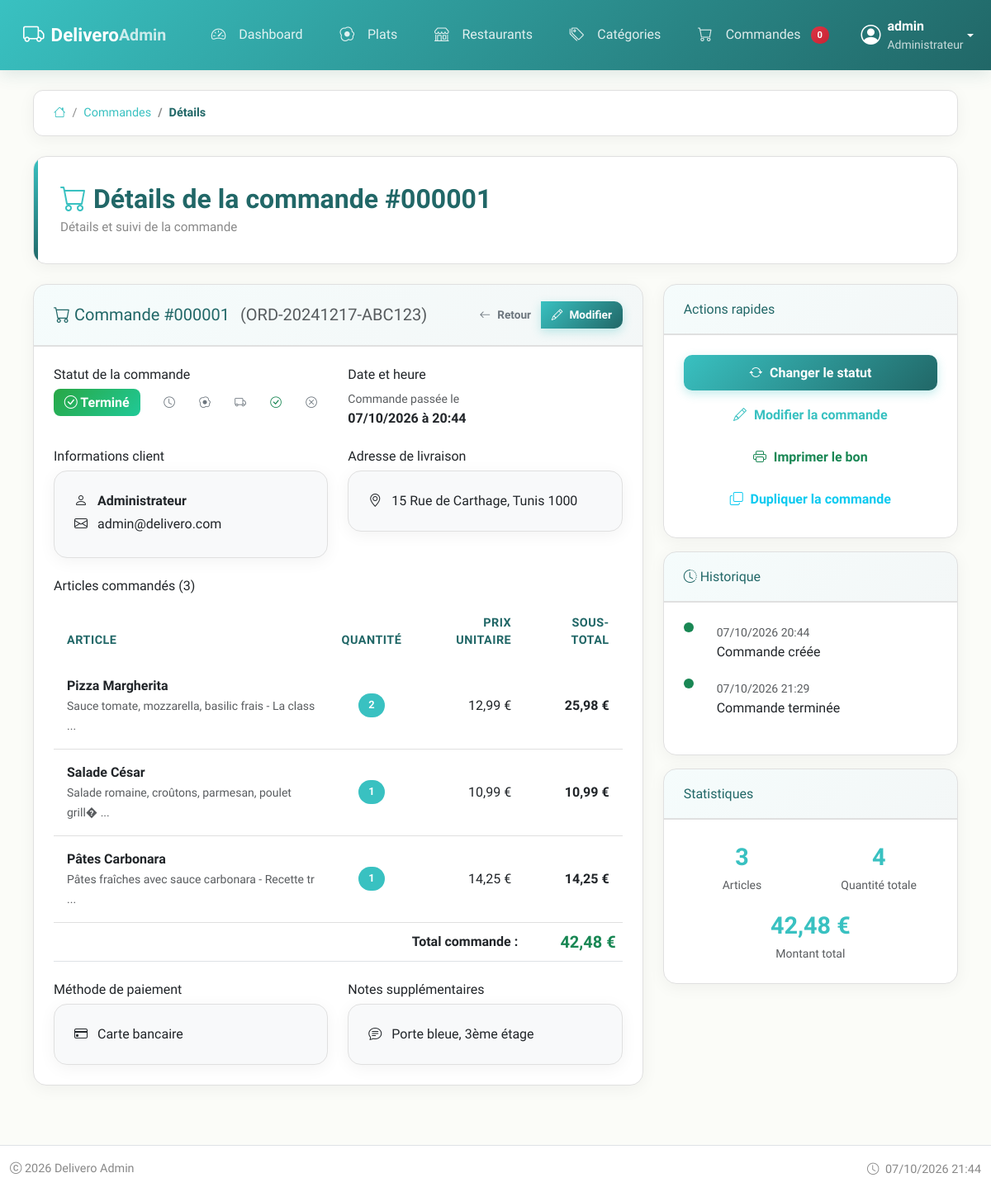
/admin/order_details.php?id=1 (signed in), run on the app's committed database.
### tables this page shows
CREATE TABLE IF NOT EXISTS orders (
    id INT AUTO_INCREMENT PRIMARY KEY,
    order_number VARCHAR(20) UNIQUE NOT NULL,
    user_id INT,
    total DECIMAL(10,2) NOT NULL,
    status ENUM('pending', 'preparing', 'delivering', 'completed', 'cancelled') DEFAULT 'pending',
    delivery_address TEXT,
    delivery_time TIME,
    payment_method VARCHAR(50),
    notes TEXT,
    created_at TIMESTAMP DEFAULT CURRENT_TIMESTAMP,
    updated_at TIMESTAMP DEFAULT CURRENT_TIMESTAMP ON UPDATE CURRENT_TIMESTAMP,
    FOREIGN KEY (user_id) REFERENCES users(id) ON DELETE SET NULL,
    INDEX idx_order_number (order_number),
    INDEX idx_status (status),
    INDEX idx_created (created_at)
);

CREATE TABLE IF NOT EXISTS users (
    id INT AUTO_INCREMENT PRIMARY KEY,
    username VARCHAR(50) UNIQUE NOT NULL,
    email VARCHAR(100) UNIQUE NOT NULL,
    password VARCHAR(255) NOT NULL,
    full_name VARCHAR(100),
    phone VARCHAR(20),
    address TEXT,
    role ENUM('admin', 'user') DEFAULT 'user',
    is_active BOOLEAN DEFAULT TRUE,
    created_at TIMESTAMP DEFAULT CURRENT_TIMESTAMP,
    last_login TIMESTAMP NULL,
    INDEX idx_username (username),
    INDEX idx_email (email),
    INDEX idx_role (role)
);

CREATE TABLE IF NOT EXISTS order_items (
    id INT AUTO_INCREMENT PRIMARY KEY,
    order_id INT NOT NULL,
    dish_id INT,
    quantity INT NOT NULL,
    price DECIMAL(10,2) NOT NULL,
    subtotal DECIMAL(10,2) NOT NULL,
    FOREIGN KEY (order_id) REFERENCES orders(id) ON DELETE CASCADE,
    FOREIGN KEY (dish_id) REFERENCES dishes(id) ON DELETE SET NULL,
    INDEX idx_order (order_id),
    INDEX idx_dish (dish_id)
);

CREATE TABLE IF NOT EXISTS dishes (
    id INT AUTO_INCREMENT PRIMARY KEY,
    name VARCHAR(200) NOT NULL,
    description TEXT,
    price DECIMAL(10,2) NOT NULL,
    category_id INT,
    restaurant_id INT,
    image VARCHAR(255),
    preparation_time INT DEFAULT 20,
    is_available BOOLEAN DEFAULT TRUE,
    is_special BOOLEAN DEFAULT FALSE,
    is_vegetarian BOOLEAN DEFAULT FALSE,
    calories INT,
    ingredients TEXT,
    rating DECIMAL(3,1) DEFAULT 4.0,
    order_count INT DEFAULT 0,
    created_at TIMESTAMP DEFAULT CURRENT_TIMESTAMP,
    updated_at TIMESTAMP DEFAULT CURRENT_TIMESTAMP ON UPDATE CURRENT_TIMESTAMP,
    FOREIGN KEY (category_id) REFERENCES categories(id) ON DELETE SET NULL,
    FOREIGN KEY (restaurant_id) REFERENCES restaurants(id) ON DELETE SET NULL,
    INDEX idx_category (category_id),
    INDEX idx_restaurant (restaurant_id),
    INDEX idx_available (is_available),
    INDEX idx_special (is_special),
    INDEX idx_price (price)
);

### admin/templates/order_details.phtml (the view, shortened to what the rows shown need)
<div class="row">
    <div class="col-lg-8">
        <div class="card">
            <div class="card-header">
                <div class="d-flex justify-content-between align-items-center">
                    <h5 class="card-title mb-0">
                        <i class="bi bi-cart"></i> Commande #<?= str_pad($order['id'], 6, '0', STR_PAD_LEFT) ?>
                        <?php if ($order['order_number']): ?>
                            <span class="text-muted ms-2">(<?= htmlspecialchars($order['order_number']) ?>)</span>
                        <?php endif; ?>
                    </h5>
                    <div class="btn-group">
                        <a href="orders.php" class="btn btn-sm btn-outline-secondary">
                        </a>
                        <a href="edit_order.php?id=<?= $order['id'] ?>" class="btn btn-sm btn-primary">
                        </a>
                    </div>
                </div>
            </div>
            <div class="card-body">
                <div class="row mb-4">
                    <div class="col-md-6">
                        <?php
                        $statusConfig = [
                            'pending' => ['class' => 'warning', 'icon' => 'clock', 'text' => 'En attente'],
                            'preparing' => ['class' => 'info', 'icon' => 'egg-fried', 'text' => 'Préparation'],
                            'delivering' => ['class' => 'primary', 'icon' => 'truck', 'text' => 'Livraison'],
                            'completed' => ['class' => 'success', 'icon' => 'check-circle', 'text' => 'Terminé'],
                            'cancelled' => ['class' => 'danger', 'icon' => 'x-circle', 'text' => 'Annulé']
                        ];
                        $config = $statusConfig[$order['status']];
                        ?>
                        <div class="d-flex align-items-center">
                            <span class="badge bg-<?= $config['class'] ?> fs-6 me-3">
                                <i class="bi bi-<?= $config['icon'] ?>"></i>
                                <?= $config['text'] ?>
                            </span>
                            <div class="btn-group btn-group-sm">
                                <a href="update_order_status.php?id=<?= $order['id'] ?>&status=pending"
                                   class="btn btn-sm btn-outline-<?= $order['status'] == 'pending' ? 'warning' : 'secondary' ?>">
                                </a>
                                <a href="update_order_status.php?id=<?= $order['id'] ?>&status=preparing"
                                   class="btn btn-sm btn-outline-<?= $order['status'] == 'preparing' ? 'info' : 'secondary' ?>">
                                </a>
                                <a href="update_order_status.php?id=<?= $order['id'] ?>&status=delivering"
                                   class="btn btn-sm btn-outline-<?= $order['status'] == 'delivering' ? 'primary' : 'secondary' ?>">
                                </a>
                                <a href="update_order_status.php?id=<?= $order['id'] ?>&status=completed"
                                   class="btn btn-sm btn-outline-<?= $order['status'] == 'completed' ? 'success' : 'secondary' ?>">
                                </a>
                                <a href="update_order_status.php?id=<?= $order['id'] ?>&status=cancelled"
                                   class="btn btn-sm btn-outline-<?= $order['status'] == 'cancelled' ? 'danger' : 'secondary' ?>">
                                </a>
                            </div>
                        </div>
                    </div>
                    <div class="col-md-6">
                        <div class="d-flex">
                            <div class="me-4">
                                <small class="text-muted">Commande passée le</small>
                                <div class="fw-bold"><?= date('d/m/Y à H:i', strtotime($order['created_at'])) ?></div>
                            </div>
                        </div>
                    </div>
                </div>
                <div class="row mb-4">
                    <div class="col-md-6">
                        <div class="card bg-light">
                            <div class="card-body">
                                <p class="mb-1">
                                    <i class="bi bi-person me-2"></i>
                                    <strong><?= htmlspecialchars($order['full_name'] ?? $order['username']) ?></strong>
                                </p>
                                <?php if ($order['email']): ?>
                                <p class="mb-1">
                                    <i class="bi bi-envelope me-2"></i>
                                    <?= htmlspecialchars($order['email']) ?>
                                </p>
                                <?php endif; ?>
                            </div>
                        </div>
                    </div>
                    <div class="col-md-6">
                        <div class="card bg-light">
                            <div class="card-body">
                                <?php if ($order['delivery_address']): ?>
                                    <p class="mb-0">
                                        <i class="bi bi-geo-alt me-2"></i>
                                        <?= nl2br(htmlspecialchars($order['delivery_address'])) ?>
                                    </p>
                                <?php endif; ?>
                            </div>
                        </div>
                    </div>
                </div>
                <div class="table-responsive">
                    <table class="table table-hover">
                        <thead>
                            <tr>
                                <th>Article</th>
                                <th class="text-center">Quantité</th>
                                <th class="text-end">Prix unitaire</th>
                                <th class="text-end">Sous-total</th>
                            </tr>
                        </thead>
                        <tbody>
                            <?php
                            foreach ($items as $item):
                                $item_subtotal = $item['quantity'] * $item['price'];
                            ?>
                            <tr>
                                <td>
                                    <div class="d-flex align-items-center">
                                        <div>
                                            <div class="fw-bold"><?= htmlspecialchars($item['dish_name'] ?? 'Article supprimé') ?></div>
                                            <?php if ($item['dish_description']): ?>
                                                <small class="text-muted">
                                                    <?= htmlspecialchars(substr($item['dish_description'], 0, 50)) ?>
                                                    <?php if (strlen($item['dish_description']) > 50): ?>...<?php endif; ?>
                                                </small>
                                            <?php endif; ?>
                                        </div>
                                    </div>
                                </td>
                                <td class="text-center">
                                    <span class="badge bg-primary rounded-pill"><?= $item['quantity'] ?></span>
                                </td>
                                <td class="text-end">
                                    <?= number_format($item['price'], 2, ',', ' ') ?> €
                                </td>
                                <td class="text-end fw-bold">
                                    <?= number_format($item_subtotal, 2, ',', ' ') ?> €
                                </td>
                            </tr>
                            <?php endforeach; ?>
                        </tbody>
                        <tfoot>
                            <tr>
                                <td colspan="3" class="text-end fw-bold">Total commande :</td>
                                <td class="text-end fw-bold text-success fs-5">
                                    <?= number_format($order['total'], 2, ',', ' ') ?> €
                                </td>
                            </tr>
                        </tfoot>
                    </table>
                </div>
                <div class="row mt-4">
                    <div class="col-md-6">
                        <div class="card bg-light">
                            <div class="card-body">
                                <?php if ($order['payment_method']): ?>
                                    <p class="mb-0">
                                        <i class="bi bi-credit-card me-2"></i>
                                        <?= htmlspecialchars($order['payment_method']) ?>
                                    </p>
                                <?php endif; ?>
                            </div>
                        </div>
                    </div>
                    <div class="col-md-6">
                        <div class="card bg-light">
                            <div class="card-body">
                                <?php if ($order['notes']): ?>
                                    <p class="mb-0">
                                        <i class="bi bi-chat-text me-2"></i>
                                        <?= nl2br(htmlspecialchars($order['notes'])) ?>
                                    </p>
                                <?php endif; ?>
                            </div>
                        </div>
                    </div>
                </div>
            </div>
        </div>
    </div>
    <div class="col-lg-4">
        <div class="card mb-3">
            <div class="card-body">
                <div class="timeline">
                    <div class="timeline-item">
                        <div class="timeline-content">
                            <small class="text-muted"><?= date('d/m/Y H:i', strtotime($order['created_at'])) ?></small>
                            <p class="mb-0">Commande créée</p>
                        </div>
                    </div>
                    <?php if ($order['status'] == 'completed'): ?>
                    <div class="timeline-item">
                        <div class="timeline-marker bg-success"></div>
                        <div class="timeline-content">
                            <small class="text-muted"><?= date('d/m/Y H:i', strtotime($order['created_at'] . ' + 45 minutes')) ?></small>
                            <p class="mb-0">Commande terminée</p>
                        </div>
                    </div>
                    <?php endif; ?>
                </div>
            </div>
        </div>
        <div class="card">
            <div class="card-body">
                <div class="row text-center">
                    <div class="col-12">
                        <div class="stat-number"><?= number_format($order['total'], 2, ',', ' ') ?> €</div>
                        <small class="text-muted">Montant total</small>
                    </div>
                </div>
            </div>
        </div>
    </div>
</div>

### admin/templates/layout-admin.phtml (shortened to what the rows shown need)
<!DOCTYPE html>
<html lang="fr">
<head>
    <link href="https://cdn.jsdelivr.net/npm/bootstrap@5.3.0/dist/css/bootstrap.min.css" rel="stylesheet">
    <link rel="stylesheet" href="https://cdn.jsdelivr.net/npm/bootstrap-icons@1.11.1/font/bootstrap-icons.css">
    <link href="../css/admin-delivero.css" rel="stylesheet">
</head>
<body>
    <main class="container-fluid py-4">
        <?php if (isset($pageTitle)): ?>
        <div class="page-header mb-4">
            <div class="d-flex justify-content-between align-items-center">
                <div>
                    <h1 class="h2 mb-1">
                        <?php if (isset($pageIcon)): ?>
                            <i class="bi bi-<?= $pageIcon ?> me-2"></i>
                        <?php endif; ?>
                        <?= htmlspecialchars($pageTitle) ?>
                    </h1>
                    <?php if (isset($pageDescription)): ?>
                        <p class="text-muted mb-0"><?= htmlspecialchars($pageDescription) ?></p>
                    <?php endif; ?>
                </div>
            </div>
        </div>
        <?php endif; ?>
        <div class="admin-content">
            <?php include $template; ?>
        </div>
    </main>
</body>
</html>

### data on the page
orders: id "Détails de la commande #000001", id "000001", order_number "ORD-20241217-ABC123", status "Terminé", created_at "07/10/2026 à 20:44", user.full_name "Administrateur", user.email "admin@delivero.com", delivery_address "15 Rue de Carthage, Tunis 1000", total "42,48", payment_method "Carte bancaire", notes "Porte bleue, 3ème étage", created_at "07/10/2026 20:44", created_at "07/10/2026 21:29"
order_items: dish.name "Pizza Margherita", dish.description "Sauce tomate, mozzarella, basilic frais - La class", quantity "2", price "12,99", item_subtotal "25,98"
order_items: dish.name "Salade César", dish.description "Salade romaine, croûtons, parmesan, poulet grill�", quantity "1", price "10,99", item_subtotal "10,99"
order_items: dish.name "Pâtes Carbonara", dish.description "Pâtes fraîches avec sauce carbonara - Recette tr", quantity "1", price "14,25", item_subtotal "14,25"

### other printed values
$_SESSION['username'] "admin"
$crumb['title'] "Commandes"
$crumb['title'] "Détails"
$pageDescription "Détails et suivi de la commande"
count($items) "3"
array_sum(array_column($items, 'quantity')) "4"
